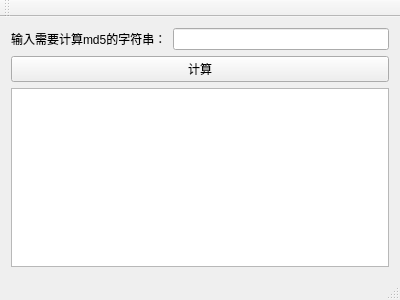
<?xml version="1.0" encoding="UTF-8"?>
<ui version="4.0">
 <class>MainWindow</class>
 <widget class="QMainWindow" name="MainWindow">
  <property name="geometry">
   <rect>
    <x>0</x>
    <y>0</y>
    <width>400</width>
    <height>300</height>
   </rect>
  </property>
  <property name="windowTitle">
   <string>MainWindow</string>
  </property>
  <widget class="QWidget" name="centralWidget">
   <layout class="QGridLayout" name="gridLayout">
    <item row="0" column="0">
     <layout class="QVBoxLayout" name="verticalLayout">
      <item>
       <layout class="QHBoxLayout" name="horizontalLayout">
        <item>
         <widget class="QLabel" name="label">
          <property name="text">
           <string>输入需要计算md5的字符串：</string>
          </property>
         </widget>
        </item>
        <item>
         <widget class="QLineEdit" name="lineEdit"/>
        </item>
       </layout>
      </item>
      <item>
       <widget class="QPushButton" name="calculatePushButton">
        <property name="text">
         <string>计算</string>
        </property>
       </widget>
      </item>
      <item>
       <widget class="QTextBrowser" name="textBrowser"/>
      </item>
     </layout>
    </item>
   </layout>
  </widget>
  <widget class="QMenuBar" name="menuBar">
   <property name="geometry">
    <rect>
     <x>0</x>
     <y>0</y>
     <width>400</width>
     <height>22</height>
    </rect>
   </property>
  </widget>
  <widget class="QToolBar" name="mainToolBar">
   <attribute name="toolBarArea">
    <enum>TopToolBarArea</enum>
   </attribute>
   <attribute name="toolBarBreak">
    <bool>false</bool>
   </attribute>
  </widget>
  <widget class="QStatusBar" name="statusBar"/>
 </widget>
 <layoutdefault spacing="6" margin="11"/>
 <resources/>
 <connections/>
</ui>
